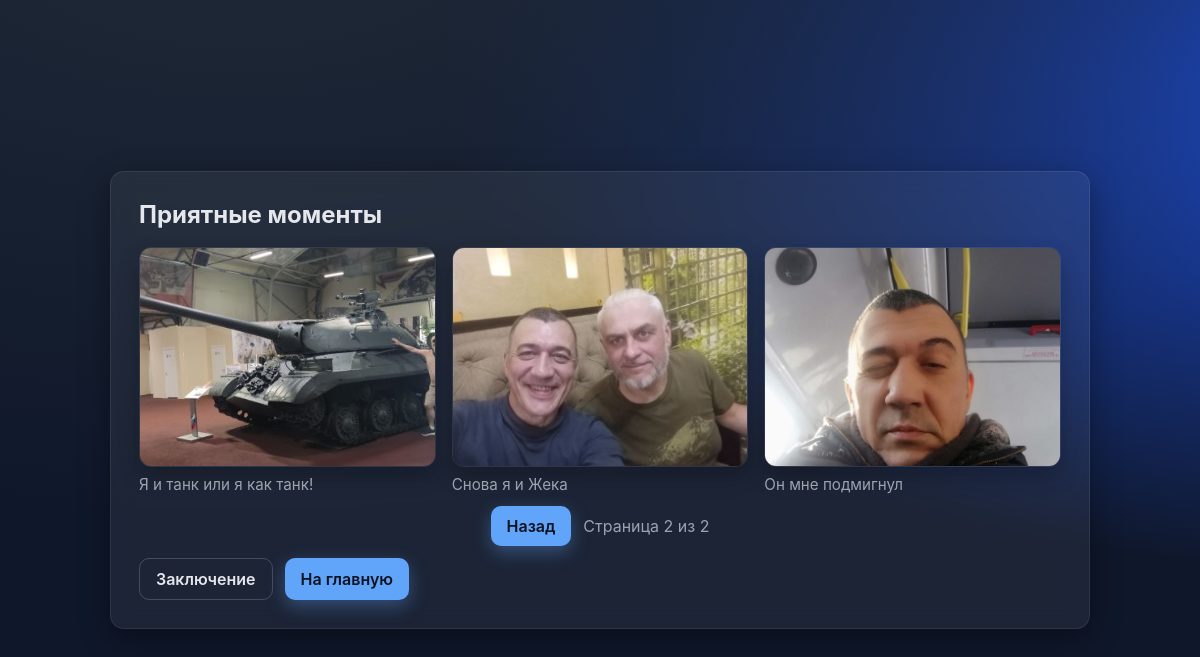
/fotos/?page=2, run on the app's committed database.
### fotos/models.py (models this page shows, shortened)
class Photo(models.Model):
    title = models.CharField('Название', max_length=200, blank=True)
    description = models.TextField('Описание', blank=True)
    image = models.ImageField('Изображение', upload_to='photos/')
    created_at = models.DateTimeField('Дата создания', auto_now_add=True)
    class Meta:
        ordering = ['id']
        verbose_name = 'Фото'
        verbose_name_plural = 'Фотографии'

### fotos/views.py (the view)
# urls.py: path('fotos/', views.gallery, name='gallery'),
def gallery(request):
    photos_list = Photo.objects.all()
    paginator = Paginator(photos_list, 3)  # 3 фото на страницу
    page_number = request.GET.get('page')
    page_obj = paginator.get_page(page_number)
    return render(request, 'gallery.html', {'page_obj': page_obj})

### templates/gallery.html (shortened to what this page needs)
{% extends 'base.html' %}
{% load static %}
{% block content %}
<section id="page-gallery" class="page" aria-labelledby="gallery-title">
  <div class="card stack-lg">
    <h2 id="gallery-title">Приятные моменты</h2>
    <div class="gallery" id="gallery">
      {% for photo in page_obj.object_list %}
      <div class="photo">
        <img src="{{ photo.image.url }}" alt="{{ photo.title|default:'Фото' }}" loading="lazy" data-full="{{ photo.image.url }}" data-title="{{ photo.title|default:'' }}" data-desc="{{ photo.description|default:'' }}">
        {% if photo.description %}
        <a class="photo-desc" href="{% url 'photo_detail' photo.pk %}">{{ photo.description }}</a>
        {% endif %}
      </div>
      {% empty %}
      <p>Пока нет загруженных фотографий. Добавьте их через админку.</p>
      {% endfor %}
    </div>
    <nav class="pagination">
      {% if page_obj.has_previous %}
        <a class="btn" href="?page={{ page_obj.previous_page_number }}">Назад</a>
      {% endif %}
      <span class="page-info">Страница {{ page_obj.number }} из {{ page_obj.paginator.num_pages }}</span>
    </nav>
    <div class="btn-row">
      <a id="to-code" class="btn secondary" href="{% url 'conclusion' %}">Заключение</a>
      <a id="back-to-greeting" class="btn" href="/">На главную</a>
    </div>
  </div>
</section>
{% endblock %}

### static/fotos/css/style.css (style rules this page uses)
:root { --bg: #0f172a; --bg2: #111827; --card: rgba(255,255,255,0.06); --text: #e5e7eb; --muted: #9ca3af; --primary: #60a5fa; --primary-contrast: #0b1220; --accent: #f59e0b; --radius: 14px; --shadow: 0 10px 30px rgba(0,0,0,0.35); }
* { box-sizing: border-box; }
html, body { height: 100%; }
body { margin: 0; font-family: Inter, system-ui, -apple-system, Segoe UI, Roboto, Arial, sans-serif; background: radial-gradient(1200px 600px at 20% -10%, #1f2937, transparent), radial-gradient(1000px 500px at 120% 10%, #1d4ed8, transparent), var(--bg); color: var(--text); }
.page { min-height: 100vh; display: grid; place-items: center; padding: 24px; }
.card { width: min(980px, 92vw); background: var(--card); border: 1px solid rgba(255,255,255,0.08); border-radius: var(--radius); box-shadow: var(--shadow); padding: 28px; backdrop-filter: blur(10px); }
.stack-lg > * + * { margin-top: 18px; }
h1, h2 { margin: 0; }
.btn-row { display: flex; gap: 12px; flex-wrap: wrap; margin-top: 12px; }
.btn { appearance: none; border: none; background: var(--primary); color: var(--primary-contrast); padding: 10px 16px; border-radius: 10px; font-weight: 600; text-decoration: none; display: inline-flex; align-items: center; justify-content: center; cursor: pointer; transition: transform .08s ease, box-shadow .2s ease, background .2s ease; box-shadow: 0 6px 18px rgba(96,165,250,.35); }
.btn.secondary { background: transparent; color: var(--text); border: 1px solid rgba(255,255,255,.18); box-shadow: none; }
.gallery { display: grid; grid-template-columns: repeat(3, minmax(0, 1fr)); gap: 16px; }
.photo { display: flex; flex-direction: column; gap: 8px; }
.photo img { width: 100%; height: 220px; object-fit: cover; border-radius: 12px; cursor: zoom-in; border: 1px solid rgba(255,255,255,.08); box-shadow: 0 10px 20px rgba(0,0,0,.25); transition: transform .2s ease, box-shadow .2s ease; }
.photo-desc { color: var(--muted); text-decoration: none; font-size: 0.95rem; }
.pagination { display: flex; align-items: center; justify-content: center; gap: 12px; margin-top: 12px; }
.page-info { color: var(--muted); }

### data on the page
Photo: image (picture), description "Я и танк или я как танк!"
Photo: image (picture), description "Снова я и Жека"
Photo: image (picture), description "Он мне подмигнул"

### other printed values
{{ page_obj.number }} "2"
{{ page_obj.paginator.num_pages }} "2"
